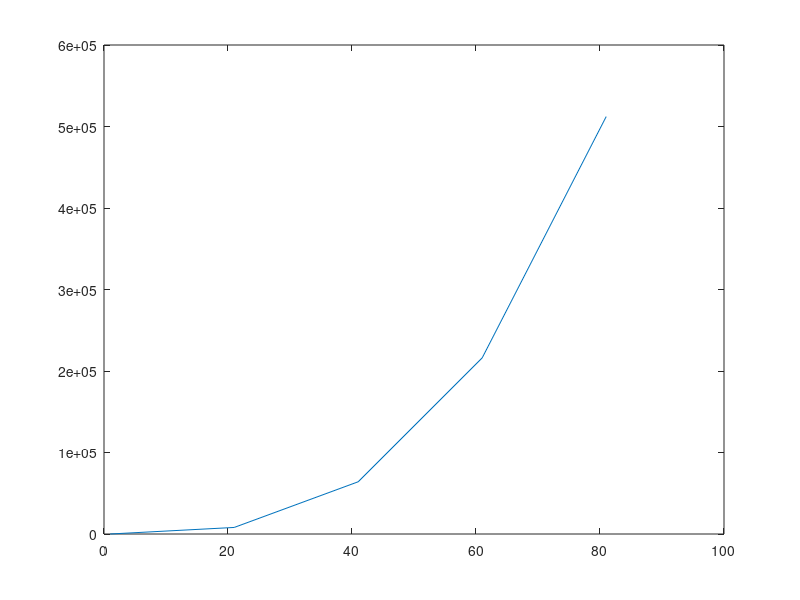

Recreate this plot in MATLAB.
% =========================================================
%         TUGAS PRAKTIKUM 03 - GRAFIK GARIS 2D
% =========================================================

x = 1:20:100;
y = x.^3 - 3*x.^2 + 5*x;

x, y
plot(x,y)
